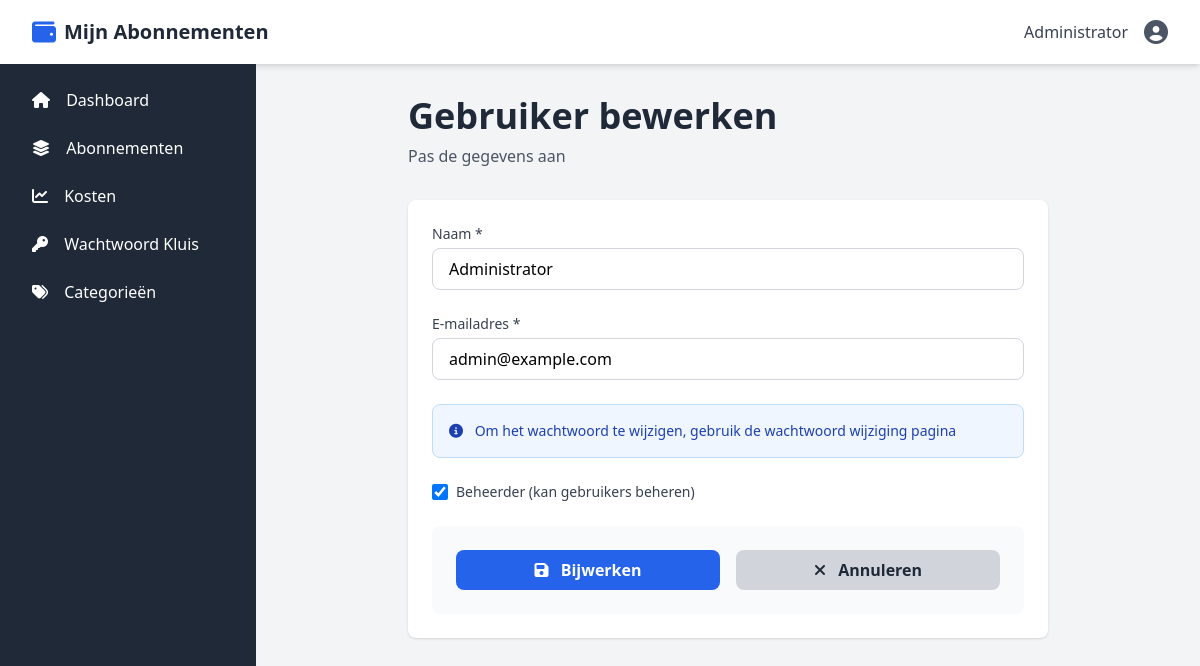
/users/7/edit (signed in), run on the app's committed database.
### tables this page shows
CREATE TABLE IF NOT EXISTS users (
    id INT PRIMARY KEY AUTO_INCREMENT,
    name VARCHAR(255) NOT NULL,
    email VARCHAR(255) UNIQUE NOT NULL,
    password VARCHAR(255) NOT NULL,
    is_admin TINYINT DEFAULT 0,
    created_at TIMESTAMP DEFAULT CURRENT_TIMESTAMP,
    updated_at TIMESTAMP DEFAULT CURRENT_TIMESTAMP ON UPDATE CURRENT_TIMESTAMP,
    INDEX idx_email (email)
);

### app/Views/users/edit.php (the view, shortened to what the rows shown need)
<div class="container mx-auto px-4 py-8 max-w-2xl">
    <div class="mb-8">
        <h1 class="text-4xl font-bold text-gray-800 mb-2">Gebruiker bewerken</h1>
        <p class="text-gray-600">Pas de gegevens aan</p>
    </div>
    <div class="bg-white rounded-lg shadow p-6">
        <form method="POST" action="/users/<?php echo $user['id']; ?>" class="space-y-6">
            <div>
                <label for="name" class="block text-sm font-medium text-gray-700 mb-1">Naam *</label>
                <input type="text" id="name" name="name" required value="<?php echo esc_attr($user['name']); ?>" class="w-full px-4 py-2 border border-gray-300 rounded-lg focus:ring-2 focus:ring-blue-500">
            </div>
            <div>
                <label for="email" class="block text-sm font-medium text-gray-700 mb-1">E-mailadres *</label>
                <input type="email" id="email" name="email" required value="<?php echo esc_attr($user['email']); ?>" class="w-full px-4 py-2 border border-gray-300 rounded-lg focus:ring-2 focus:ring-blue-500">
            </div>
            <div class="p-4 bg-blue-50 rounded-lg border border-blue-200">
                <p class="text-sm text-blue-800">
                    <i class="fas fa-info-circle mr-2"></i> Om het wachtwoord te wijzigen, gebruik de wachtwoord wijziging pagina
                </p>
            </div>
            <div>
                <label class="flex items-center">
                    <input type="checkbox" name="is_admin" value="1" <?php echo $user['is_admin'] ? 'checked' : ''; ?> class="w-4 h-4 rounded border-gray-300 focus:ring-2 focus:ring-blue-500">
                    <span class="ml-2 text-sm text-gray-700">Beheerder (kan gebruikers beheren)</span>
                </label>
            </div>
            <div class="bg-gray-50 p-6 rounded-lg flex gap-4 mt-8">
                <button type="submit" class="flex-1 bg-blue-600 text-white font-semibold py-2 px-4 rounded-lg hover:bg-blue-700 transition">
                    <i class="fas fa-save mr-2"></i> Bijwerken
                </button>
                <a href="/users" class="flex-1 bg-gray-300 text-gray-800 font-semibold py-2 px-4 rounded-lg hover:bg-gray-400 transition text-center">
                    <i class="fas fa-times mr-2"></i> Annuleren
                </a>
            </div>
        </form>
    </div>
</div>

### app/Router.php (shortened to what the rows shown need)
<?php
class Router
{
    private $routes = [];
    public function get($path, $callback)
    {
        $this->routes['GET'][$path] = $callback;
        return $this;
    }
    public function post($path, $callback)
    {
        $this->routes['POST'][$path] = $callback;
        return $this;
    }
    public function dispatch()
    {
        $method = $_SERVER['REQUEST_METHOD'];
        $path = $this->parse_path($_SERVER['REQUEST_URI']);
        foreach ($this->routes[$method] ?? [] as $route => $callback) {
            $pattern = $this->route_to_regex($route);
            if (preg_match($pattern, $path, $matches)) {
                array_shift($matches);
                $this->execute_route($callback, $matches);
                return;
            }
        }
        exit;
    }
    private function parse_path($uri)
    {
        $path = parse_url($uri, PHP_URL_PATH);
        $app_url = config('app.url', 'http://localhost');
        $parsed_url = parse_url($app_url);
        return '/' . ltrim($path, '/');
    }
    private function route_to_regex($route)
    {
        $pattern = str_replace('/', '\/', $route);
        $pattern = preg_replace('/\{(\w+)\}/', '([^\/]+)', $pattern);
        return '/^' . $pattern . '$/';
    }
    private function execute_route($callback, $params = [])
    {
        if (is_string($callback)) {
            list($controller, $method) = explode('@', $callback);
            $instance = new $controller_class;
            call_user_func_array([$instance, $method], $params);
        } elseif (is_callable($callback)) {
            call_user_func_array($callback, $params);
        }
    }
}

### app/Views/layout.php (shortened to what the rows shown need)
<!DOCTYPE html>
<html lang="nl">
<head>
    <script src="https://cdn.tailwindcss.com"></script>
    <link rel="stylesheet" href="https://cdnjs.cloudflare.com/ajax/libs/font-awesome/6.4.0/css/all.min.css">
</head>
<body class="bg-gray-100">
    <nav class="bg-white shadow-md sticky top-0 z-30">
        <div class="max-w-7xl mx-auto px-4 sm:px-6 lg:px-8">
            <div class="flex justify-between h-16">
                <div class="flex items-center">
                    <a href="/dashboard" class="flex items-center">
                        <i class="fas fa-wallet text-blue-600 text-2xl mr-2"></i>
                        <span class="font-bold text-xl text-gray-800">Mijn Abonnementen</span>
                    </a>
                </div>
                <div class="flex items-center gap-4">
                    <?php if (is_logged_in()): ?>
                        <span class="text-gray-700 hidden sm:inline"><?php echo esc_html(auth_user()['name']); ?></span>
                        <div class="relative">
                            <button id="user-menu-toggle" class="text-gray-600 hover:text-gray-900">
                                <i class="fas fa-user-circle text-2xl"></i>
                            </button>
                        </div>
                    <?php endif; ?>
                </div>
            </div>
        </div>
    </nav>
    <div class="flex flex-col md:flex-row">
        <?php if (is_logged_in()): ?>
        <aside id="sidebar" class="sidebar bg-gray-800 text-white w-full md:w-64 md:min-h-screen md:fixed md:left-0 md:top-16 md:z-40">
            <div class="p-0 md:p-4">
                <nav class="flex flex-wrap md:flex-col md:space-y-2">
                    <a href="/dashboard" class="flex-1 md:flex-none block px-3 md:px-4 py-2 rounded-lg hover:bg-gray-700 text-sm md:text-base text-center md:text-left <?php echo strpos($_SERVER['REQUEST_URI'], '/dashboard') !== false ? 'sidebar-active' : ''; ?>">
                        <i class="fas fa-home mr-0 md:mr-3 w-5 md:w-auto"></i> <span class="hidden md:inline">Dashboard</span>
                    </a>
                    <a href="/subscriptions" class="flex-1 md:flex-none block px-3 md:px-4 py-2 rounded-lg hover:bg-gray-700 text-sm md:text-base text-center md:text-left <?php echo strpos($_SERVER['REQUEST_URI'], '/subscriptions') !== false && strpos($_SERVER['REQUEST_URI'], '/password') === false ? 'sidebar-active' : ''; ?>">
                        <i class="fas fa-layer-group mr-0 md:mr-3 w-5 md:w-auto"></i> <span class="hidden md:inline">Abonnementen</span>
                    </a>
                    <a href="/costs" class="flex-1 md:flex-none block px-3 md:px-4 py-2 rounded-lg hover:bg-gray-700 text-sm md:text-base text-center md:text-left <?php echo strpos($_SERVER['REQUEST_URI'], '/costs') !== false ? 'sidebar-active' : ''; ?>">
                        <i class="fas fa-chart-line mr-0 md:mr-3 w-5 md:w-auto"></i> <span class="hidden md:inline">Kosten</span>
                    </a>
                    <a href="/password-vault" class="flex-1 md:flex-none block px-3 md:px-4 py-2 rounded-lg hover:bg-gray-700 text-sm md:text-base text-center md:text-left <?php echo strpos($_SERVER['REQUEST_URI'], '/password-vault') !== false ? 'sidebar-active' : ''; ?>">
                        <i class="fas fa-key mr-0 md:mr-3 w-5 md:w-auto"></i> <span class="hidden md:inline">Wachtwoord Kluis</span>
                    </a>
                    <a href="/categories" class="flex-1 md:flex-none block px-3 md:px-4 py-2 rounded-lg hover:bg-gray-700 text-sm md:text-base text-center md:text-left <?php echo strpos($_SERVER['REQUEST_URI'], '/categories') !== false ? 'sidebar-active' : ''; ?>">
                        <i class="fas fa-tags mr-0 md:mr-3 w-5 md:w-auto"></i> <span class="hidden md:inline">Categorieën</span>
                    </a>
                </nav>
            </div>
        </aside>
        <?php endif; ?>
        <main class="flex-1 w-full md:ml-64">
            <?php echo $content; ?>
        </main>
    </div>
</body>
</html>

### data on the page
users: name "Administrator", email "admin@example.com", is_admin "☑"
